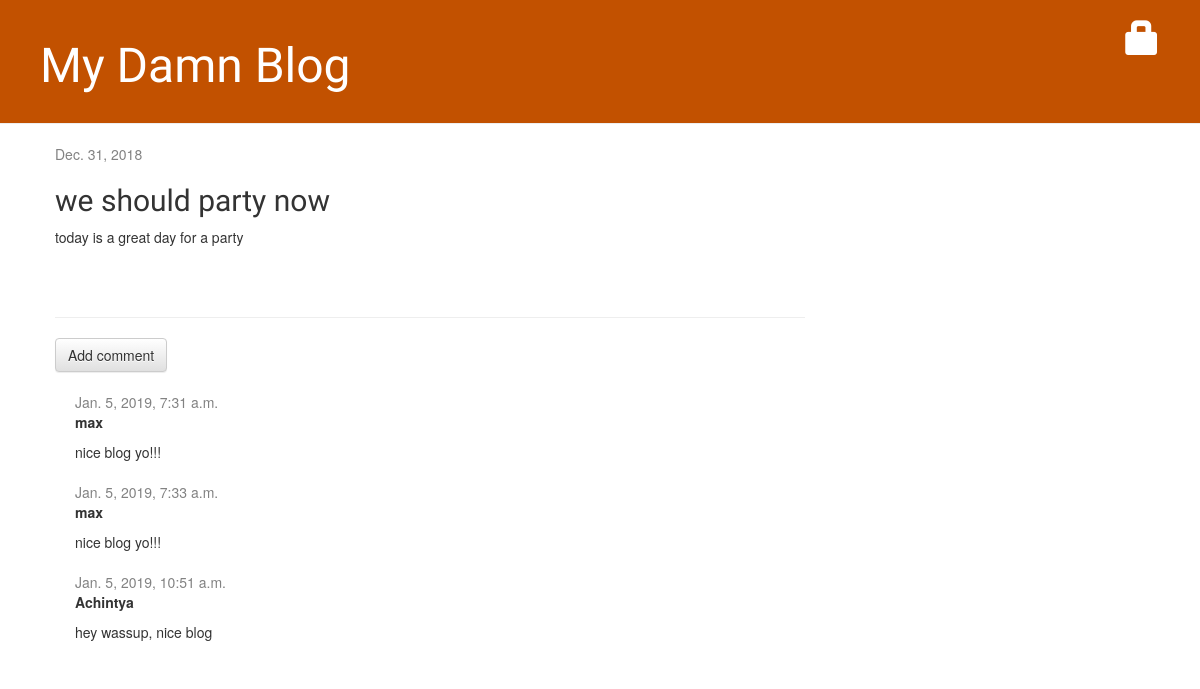
Screenshot of /post/7/ with the database file from the repository.
### blog/models.py (models this page shows, shortened)
class Post(models.Model):
    author = models.ForeignKey(settings.AUTH_USER_MODEL, on_delete=models.CASCADE)
    title = models.CharField(max_length=200)
    text = models.TextField()
    created_date = models.DateTimeField(default= timezone.now)
    published_date = models.DateField(blank=True, null=True)

class Comment(models.Model):
    post = models.ForeignKey('blog.Post', on_delete=models.CASCADE, related_name='comments')
    author = models.CharField(max_length=200)
    text = models.TextField()
    created_date = models.DateTimeField(default=timezone.now)
    approved_comment = models.BooleanField(default=False)

### blog/views.py (the view)
# urls.py: path('post/<int:pk>/', views.post_detail, name='post_detail'),
def post_detail(request, pk):
    post = get_object_or_404(Post, pk=pk)
    return render(request, 'blog/post_detail.html', {'post': post})

### blog/templates/blog/post_detail.html (shortened to what this page needs)
{% extends 'blog/base.html' %}
{% block content %}
    <div class="post">
        {% if post.published_date %}
            <div class="date">
                {{ post.published_date }}
            </div>
        {% else %}
            <a class="btn btn-default" href="{% url 'post_publish' pk=post.pk %}">Publish</a>
        {% endif %}
        <h2>{{ post.title }}</h2>
        <p>{{ post.text|linebreaksbr }}</p>
    </div>
    <hr>
    <a class="btn btn-default" href="{% url 'add_comment_to_post' pk=post.pk %}">Add comment</a>
    {% for comment in post.comments.all %}
        {% if user.is_authenticated or comment.approved_comment %}
        <div class="comment">
            <div class="date">
                {{ comment.created_date }}
            </div>
            <strong>{{ comment.author }}</strong>
            <p>{{ comment.text|linebreaks }}</p>
        </div>
        {% endif %}
    {% empty %}
        <p>No comments here yet :(</p>
    {% endfor %}
{% endblock %}

### blog/static/css/blog.css (style rules this page uses)
h1, h2, h3, h4 { font-family: 'Lobster', cursive; }
.date { color: #828282; }
.post { margin-bottom: 70px; }
.comment { margin: 20px 0px 20px 20px; }

### rows the page displays
Post: published_date "Dec. 31, 2018", title "we should party now", text "today is a great day for a party"
Comment: created_date "Jan. 5, 2019, 7:31 a.m.", author "max", text "nice blog yo!!!"
Comment: created_date "Jan. 5, 2019, 7:33 a.m.", author "max", text "nice blog yo!!!"
Comment: created_date "Jan. 5, 2019, 10:51 a.m.", author "Achintya", text "hey wassup, nice blog"
